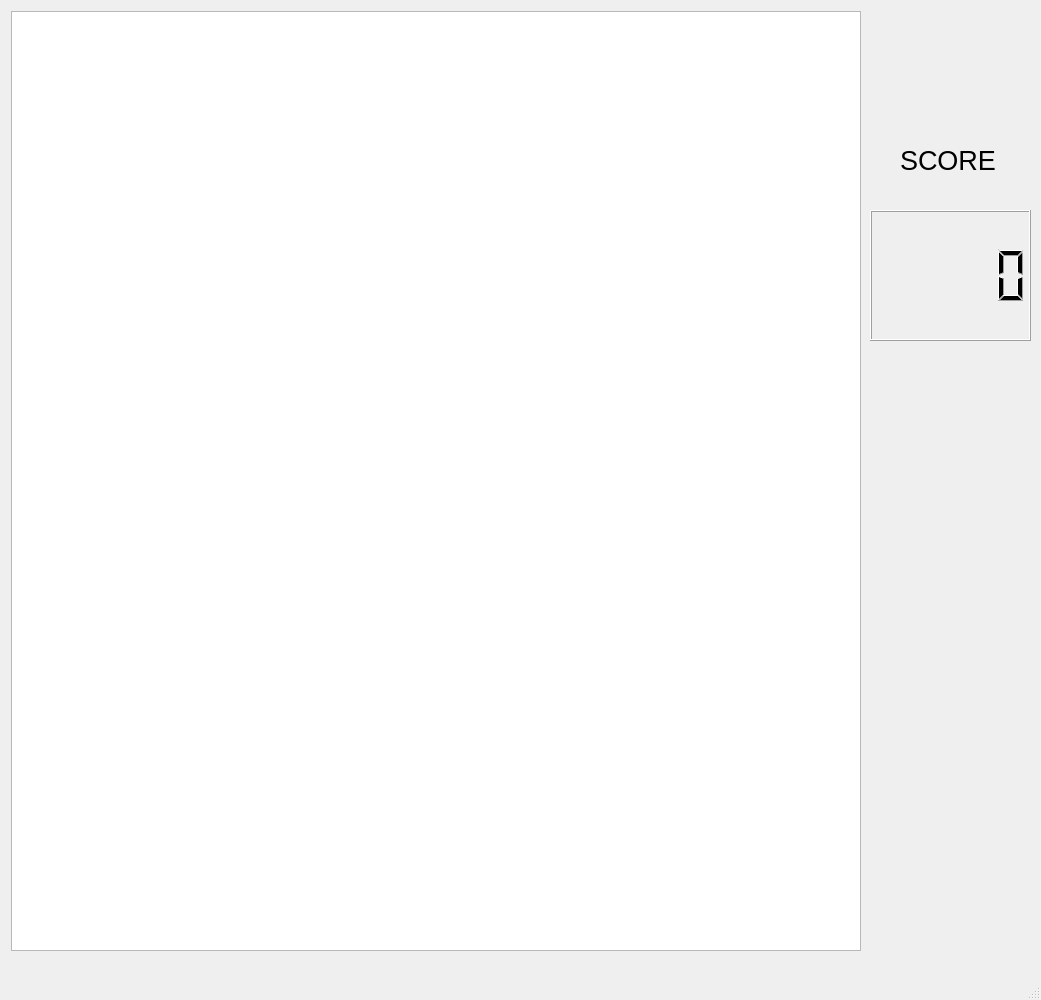
<?xml version="1.0" encoding="UTF-8"?>
<ui version="4.0">
 <class>MainWindow</class>
 <widget class="QMainWindow" name="MainWindow">
  <property name="windowModality">
   <enum>Qt::WindowModal</enum>
  </property>
  <property name="geometry">
   <rect>
    <x>0</x>
    <y>0</y>
    <width>1041</width>
    <height>1000</height>
   </rect>
  </property>
  <property name="minimumSize">
   <size>
    <width>900</width>
    <height>950</height>
   </size>
  </property>
  <property name="maximumSize">
   <size>
    <width>1200</width>
    <height>1000</height>
   </size>
  </property>
  <property name="windowTitle">
   <string>MainWindow</string>
  </property>
  <widget class="QWidget" name="centralwidget">
   <widget class="QGraphicsView" name="graphicsView">
    <property name="geometry">
     <rect>
      <x>11</x>
      <y>11</y>
      <width>850</width>
      <height>940</height>
     </rect>
    </property>
   </widget>
   <widget class="QLCDNumber" name="lcdNumber">
    <property name="geometry">
     <rect>
      <x>870</x>
      <y>210</y>
      <width>161</width>
      <height>131</height>
     </rect>
    </property>
    <property name="font">
     <font>
      <pointsize>9</pointsize>
     </font>
    </property>
    <property name="digitCount">
     <number>5</number>
    </property>
   </widget>
   <widget class="QLabel" name="label">
    <property name="geometry">
     <rect>
      <x>900</x>
      <y>130</y>
      <width>111</width>
      <height>61</height>
     </rect>
    </property>
    <property name="font">
     <font>
      <pointsize>20</pointsize>
     </font>
    </property>
    <property name="text">
     <string>SCORE</string>
    </property>
   </widget>
  </widget>
  <widget class="QMenuBar" name="menubar">
   <property name="geometry">
    <rect>
     <x>0</x>
     <y>0</y>
     <width>1041</width>
     <height>25</height>
    </rect>
   </property>
  </widget>
  <widget class="QStatusBar" name="statusbar"/>
 </widget>
 <tabstops>
  <tabstop>graphicsView</tabstop>
 </tabstops>
 <resources/>
 <connections/>
</ui>
